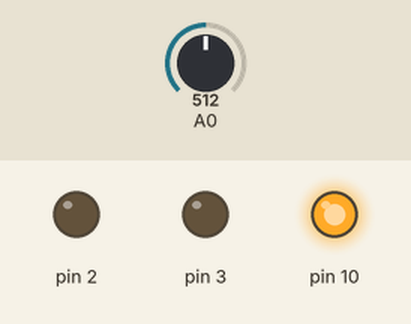
This sketch was run on a simulated Arduino Uno, built with avr-gcc and run on an emulated ATmega328P. Shown: output pins drawn as LEDs (lit = HIGH). The inputs (shaded band) are chosen by the test bench; at power-on: A0 = 512. No radio packets arrive unless stated.

Above: at 1.2 s.
1.3 s: A0 set to 813
2.8 s: A0 set to 835
At 3.2 s:
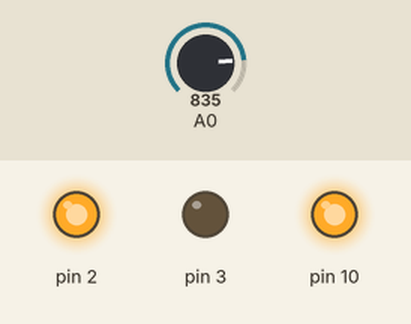
4.3 s: A0 set to 716
At 5.5 s:
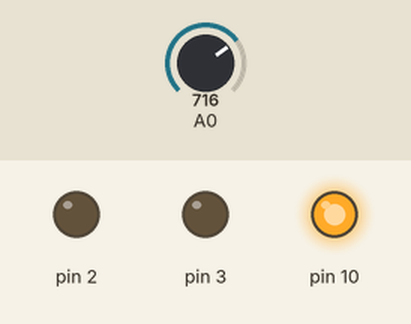
5.8 s: A0 set to 900
At 6.7 s:
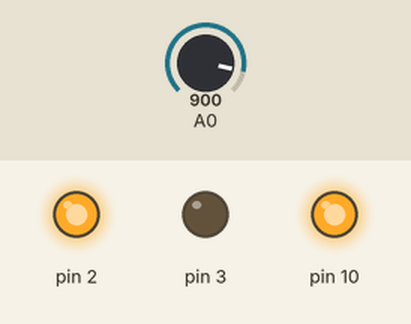
Timing chart, 0 to 8.3 s (numbered marks = the images above; inputs shaded):
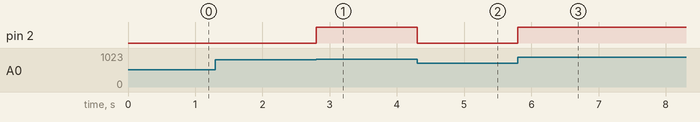

Measured:
- the behaviour switches between 826 and 827 on A0 (found by bisection; images 0 and 1)
- after the input at 1.3 s, every drawn part: stays the same
- after the input at 2.8 s, pin 2: LOW → HIGH at once
- after the input at 4.3 s, pin 2: HIGH → LOW at once
- after the input at 5.8 s, pin 2: LOW → HIGH at once

The sketch:

alici2.ino
```cpp
#include <RF24Network.h>
#include <RF24.h>
#include <SPI.h>

RF24 radio(7, 8);
RF24Network network(radio);
const uint16_t this_node = 02;
const uint16_t master00 = 00;
const unsigned long interval = 50;
unsigned long last_sent;

byte motor2 = 0;
byte ldrsensoru = 0;

void setup() {
  Serial.begin(9600);
  SPI.begin();
  radio.begin();
  network.begin(90, this_node);
  radio.setDataRate(RF24_2MBPS);
  pinMode(2,1);
}
void loop() {

  network.update();

  //===== Yayını alma =====//

  while ( network.available() ) {
    RF24NetworkHeader header;
    network.read(header, &motor2, sizeof(motor2));
  }

  //===== Veri İşlemleri =====//
    ldrsensoru = map(analogRead(A0),0,255,0,25);
    if( ldrsensoru > 80 )
    {
      motor2 = 0;
      digitalWrite(2,1);
    }
    else digitalWrite(2,0);
    analogWrite(3,map(motor2,0,100,0,255));

//    Serial.print("LDR=");
//    Serial.print( ldrsensoru );
//    Serial.print("  MOTOR2=");
//    Serial.print( motor2 );


  //===== Yayını Gönderme =====//

    unsigned long now = millis();
    if (now - last_sent >= interval) {
    last_sent = now;

    RF24NetworkHeader header(master00);
    bool ok = network.write(header, &ldrsensoru, sizeof(ldrsensoru)); //
    }
}
```
